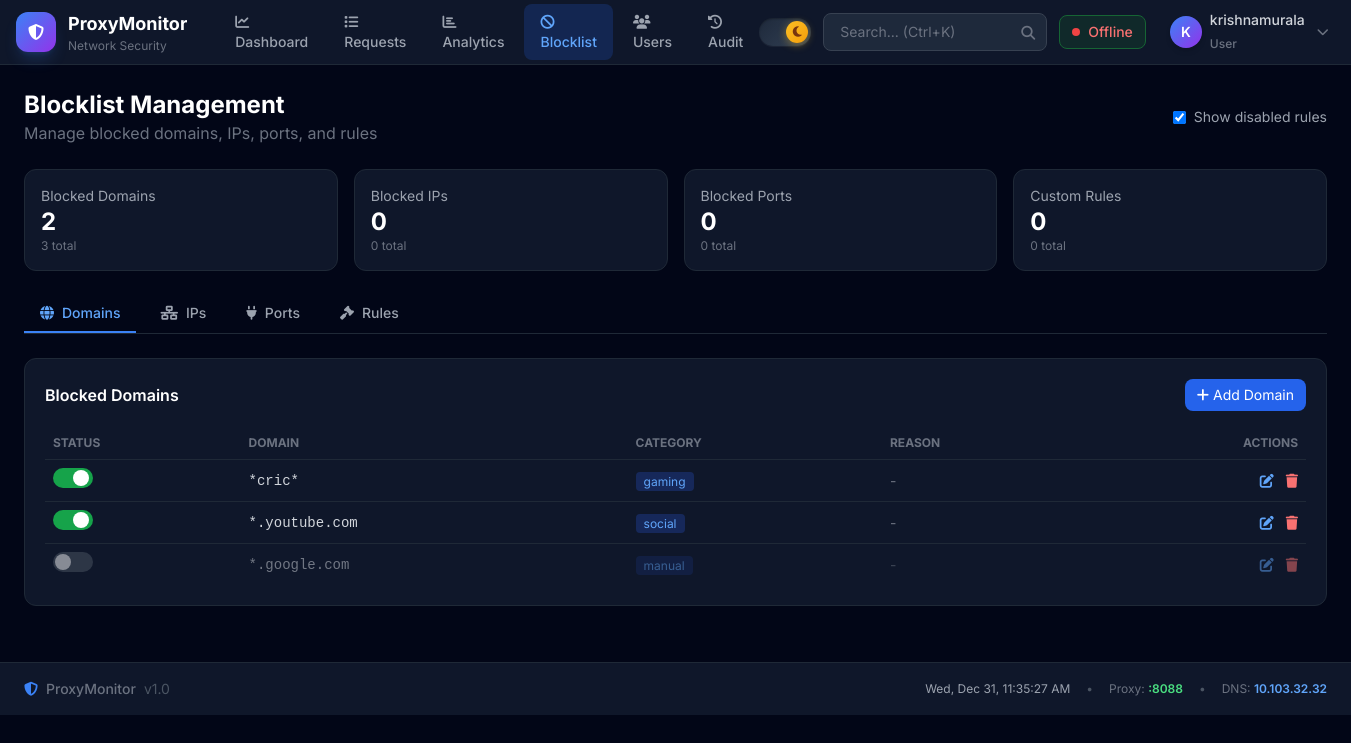
/blocklist/ (signed in), run on an earlier commit of the app's database.
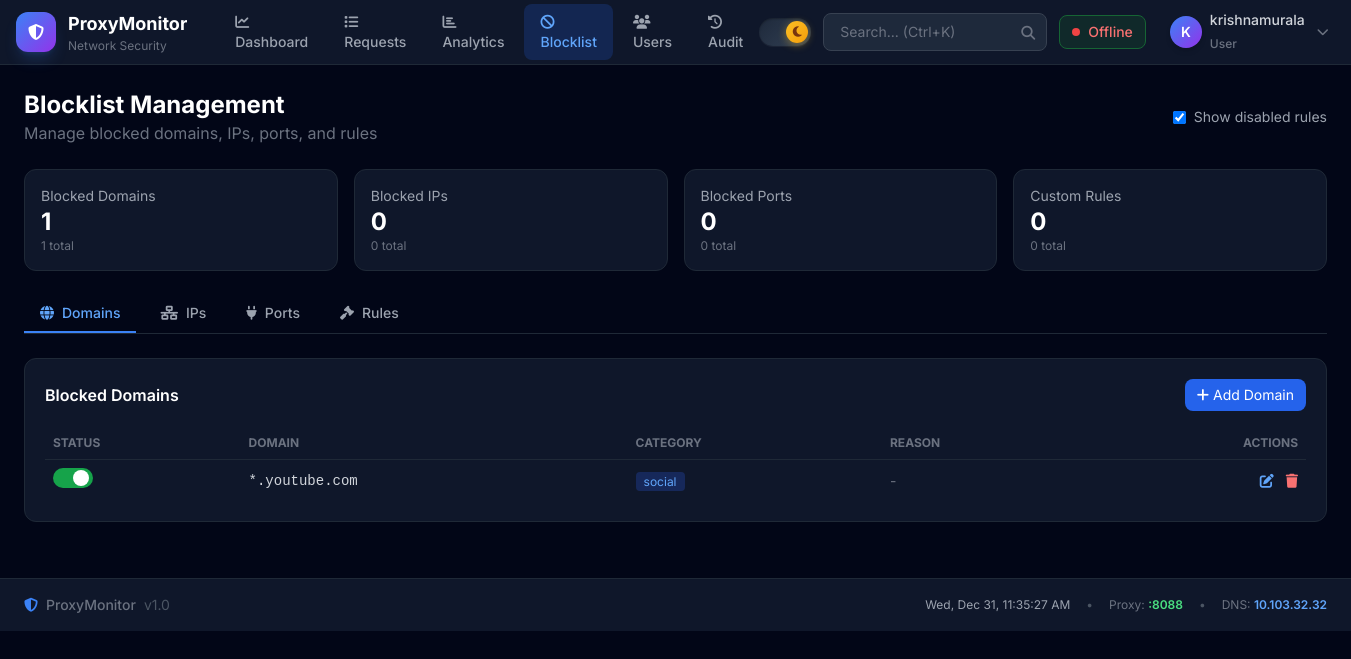
And on a later commit of the database.
### apps/blocklist/models.py (models this page shows, shortened)
class BlockedDomain(models.Model):
    CATEGORY_CHOICES = [
        ('manual', 'Manual'),
        ('ads', 'Advertising'),
        ('malware', 'Malware'),
        ('phishing', 'Phishing'),
        ('adult', 'Adult Content'),
        ('social', 'Social Media'),
        ('gambling', 'Gambling'),
        ('streaming', 'Streaming'),
        ('gaming', 'Gaming'),
        ('other', 'Other'),
    ]
    domain = models.CharField(max_length=255, unique=True, db_index=True)
    category = models.CharField(max_length=50, choices=CATEGORY_CHOICES, default='manual')
    reason = models.TextField(blank=True, null=True)
    is_active = models.BooleanField(default=True, db_index=True)
    is_wildcard = models.BooleanField(default=False, db_index=True)
    hit_count = models.IntegerField(default=0)
    created_at = models.DateTimeField(default=timezone.now)
    updated_at = models.DateTimeField(auto_now=True)
    class Meta:
        ordering = ['-created_at']
        verbose_name = 'Blocked Domain'
        verbose_name_plural = 'Blocked Domains'

### apps/dashboard/views.py (the view, shortened to what this page needs)
# urls.py: path('blocklist/', views.blocklist_view, name='blocklist'),
@login_required
@operator_required
def blocklist_view(request):
    from apps.blocklist.models import BlockedDomain, BlockedIP, BlockedPort, BlockRule
    show_disabled = request.GET.get('show_disabled', 'true') == 'true'
    if show_disabled:
        blocked_domains = BlockedDomain.objects.all().order_by('-is_active', '-created_at')[:100]
        blocked_ips = BlockedIP.objects.all().order_by('-is_active', '-created_at')[:100]
        blocked_ports = BlockedPort.objects.all().order_by('-is_active', '-created_at')[:100]
        block_rules = BlockRule.objects.all().order_by('-is_active', 'priority', '-created_at')[:100]
    context = {
        'page': 'blocklist',
        'blocked_domains': blocked_domains,
        'blocked_ips': blocked_ips,
        'blocked_ports': blocked_ports,
        'block_rules': block_rules,
        'domain_count': BlockedDomain.objects.filter(is_active=True).count(),
        'domain_total': BlockedDomain.objects.count(),
        'ip_count': BlockedIP.objects.filter(is_active=True).count(),
        'ip_total': BlockedIP.objects.count(),
        'port_count': BlockedPort.objects.filter(is_active=True).count(),
        'port_total': BlockedPort.objects.count(),
        'rule_count': BlockRule.objects.filter(is_active=True).count(),
        'rule_total': BlockRule.objects.count(),
        'show_disabled': show_disabled,
    }
    return render(request, 'dashboard/blocklist.html', context)

### apps/dashboard/context_processors.py (called while the page is built, shortened)
def rbac_context(request):
    context = {
        'is_admin': False,
        'is_operator': False,
        'user_role': 'viewer',
        'dns_server': getattr(settings, 'DNS_SERVERS', ['8.8.8.8'])[0],
        'proxy_port': getattr(settings, 'PROXY_PORT', 8088),
    }
    if request.user.is_authenticated:
        if request.user.is_superuser:
            context['is_admin'] = True
            context['is_operator'] = True
            context['user_role'] = 'admin'
    print(f"RBAC Context: user={request.user}, is_admin={context['is_admin']}, is_operator={context['is_operator']}")
    return context

### apps/dashboard/rbac.py (called while the page is built)
def is_operator(user):
    if not user.is_authenticated:
        return False
    if user.is_superuser:
        return True
    try:
        return user.profile.role in ['operator', 'admin']
    except:
        return False

### templates/dashboard/blocklist.html (shortened to what the changed rows need)
{% extends "dashboard/base.html" %}
{% block content %}
<div class="mb-6 flex justify-between items-center">
    <div>
        <h2 class="text-2xl font-bold text-white">Blocklist Management</h2>
    </div>
</div>
<div class="grid grid-cols-2 md:grid-cols-4 gap-4 mb-6">
    <div class="bg-dark-900 rounded-xl border border-gray-800 p-4">
        <div class="text-gray-400 text-sm">Blocked Domains</div>
        <div class="text-2xl font-bold text-white">{{ domain_count }}</div>
        <div class="text-xs text-gray-500">{{ domain_total }} total</div>
    </div>
</div>
<div id="panel-domains" class="tab-panel">
    <div class="bg-dark-900 rounded-xl border border-gray-800 p-5">
        <div class="overflow-x-auto">
            <table class="w-full text-sm">
                <thead>
                    <tr class="text-gray-500 text-xs uppercase border-b border-gray-800">
                        <th class="text-left py-2 px-2">Status</th>
                        <th class="text-left py-2 px-2">Domain</th>
                        <th class="text-left py-2 px-2">Category</th>
                        <th class="text-left py-2 px-2">Reason</th>
                        <th class="text-right py-2 px-2">Actions</th>
                    </tr>
                </thead>
                <tbody class="divide-y divide-gray-800">
                    {% for domain in blocked_domains %}
                    <tr class="hover:bg-dark-800 {% if not domain.is_active %}opacity-50{% endif %}" id="domain-row-{{ domain.id }}">
                        <td class="py-2 px-2">
                            <button onclick="confirmToggle('domain', {{ domain.id }}, '{{ domain.domain }}', {{ domain.is_active|yesno:'true,false' }})"
                                    class="w-10 h-5 rounded-full transition-colors relative {% if domain.is_active %}bg-green-600{% else %}bg-gray-600{% endif %}"
                                    title="{% if domain.is_active %}Click to disable{% else %}Click to enable{% endif %}">
                                <span class="absolute w-4 h-4 bg-white rounded-full top-0.5 transition-transform {% if domain.is_active %}left-5{% else %}left-0.5{% endif %}"></span>
                            </button>
                        </td>
                        <td class="py-2 px-2 font-mono text-gray-300">{{ domain.domain }}</td>
                        <td class="py-2 px-2">
                            <span class="px-2 py-0.5 rounded text-xs bg-blue-900/50 text-blue-400">{{ domain.category }}</span>
                        </td>
                        <td class="py-2 px-2 text-gray-500">{{ domain.reason|default:"-"|truncatechars:40 }}</td>
                        <td class="py-2 px-2 text-right space-x-2">
                            <button onclick="showEditModal('domain', {{ domain.id }}, '{{ domain.domain }}', '{{ domain.category }}', '{{ domain.reason|default:'' }}')"
                                    class="text-blue-400 hover:text-blue-300" title="Edit">
                                <i class="fas fa-edit"></i>
                            </button>
                            <button onclick="confirmDelete('domain', {{ domain.id }}, '{{ domain.domain }}')"
                                    class="text-red-400 hover:text-red-300" title="Delete">
                                <i class="fas fa-trash"></i>
                            </button>
                        </td>
                    </tr>
                    {% empty %}
                    <tr><td colspan="5" class="py-8 text-center text-gray-500">No blocked domains</td></tr>
                    {% endfor %}
                </tbody>
            </table>
        </div>
    </div>
</div>
{% endblock %}

What changed in the data, as far as the page shows it:
removed BlockedDomain: is_active True (drawn), domain "*cric*", category "gaming", reason "-"
removed BlockedDomain: is_active False (drawn), domain "*.google.com", category "manual", reason "-"
Also different on the page:
{{ domain_count }}: "2" → "1"
{{ domain_total }}: "3" → "1"
